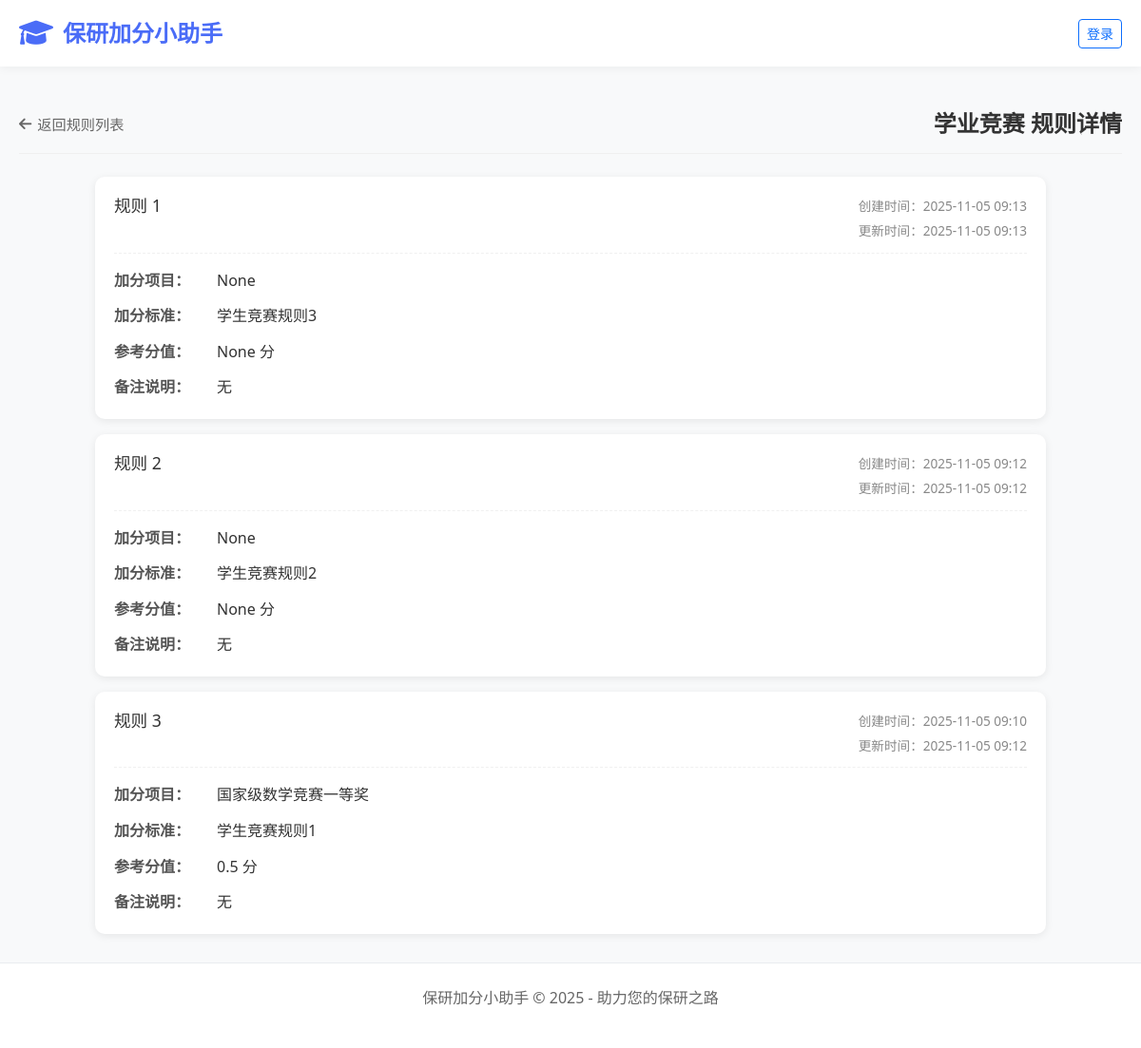
The page /student/rules/student-competition/ on the database as committed earlier.
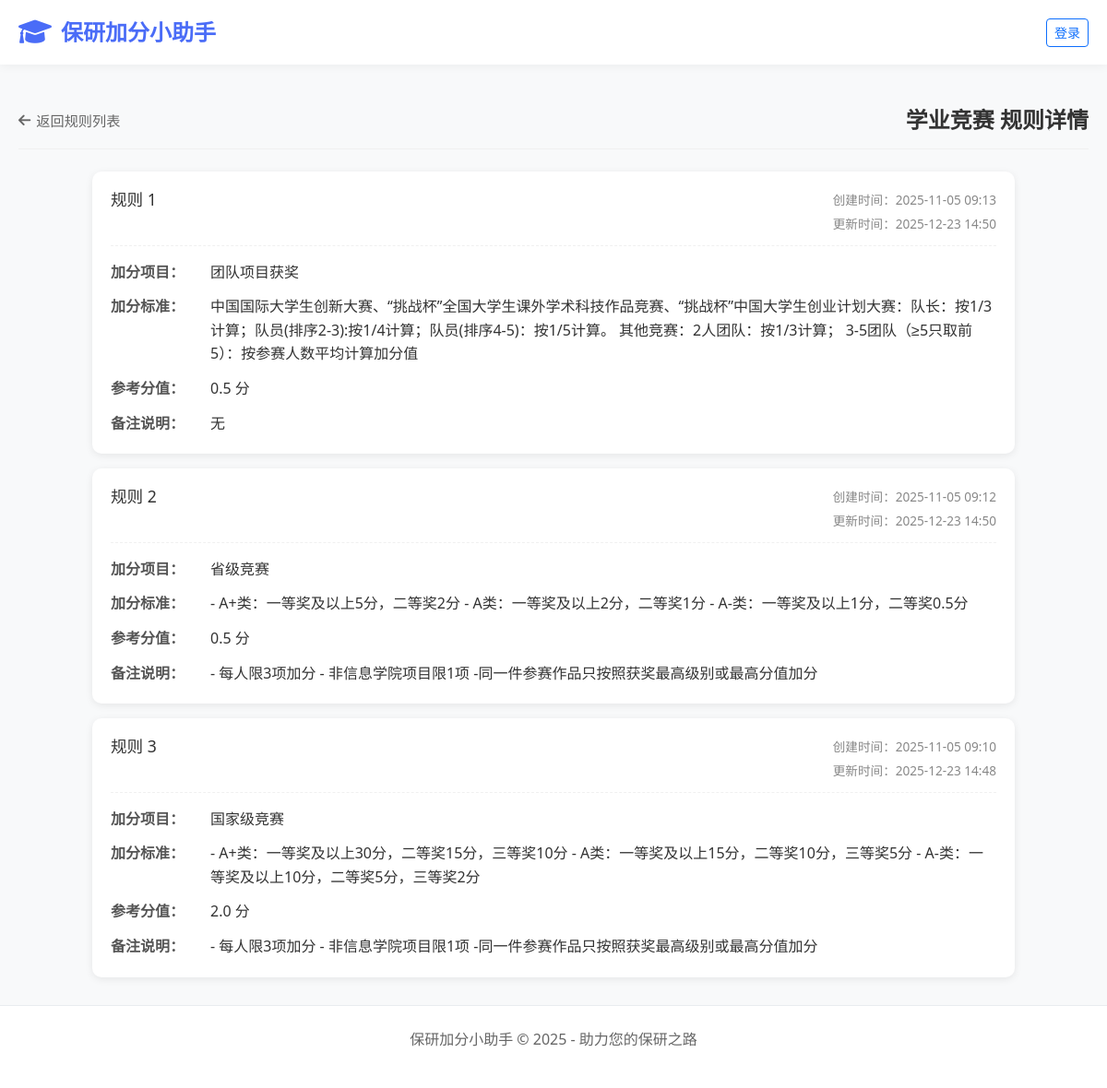
The same page on the database as committed later.
### apps/students/models.py (models this page shows, shortened)
class Rule(models.Model):
    RULE_TYPE_CHOICES = [
        ('student-competition', '学业竞赛'),
        ('research-achievement', '科研成果'),
        ('innovation-entrepreneurship', '创新创业训练'),
        ('comprehensive-performance', '综合表现加分'),
    ]
    item_name = models.CharField(max_length=200, verbose_name="加分项目名称", null=True, blank=True)
    description = models.TextField(verbose_name="加分标准说明")
    score = models.DecimalField(max_digits=5, decimal_places=1, verbose_name="加分分值", null=True, blank=True)
    remark = models.TextField(blank=True, null=True, verbose_name="备注信息")
    rule_type = models.CharField(max_length=50, choices=RULE_TYPE_CHOICES, verbose_name="规则分类")
    created_at = models.DateTimeField(auto_now_add=True, verbose_name="创建时间")
    updated_at = models.DateTimeField(auto_now=True, verbose_name="更新时间")
    class Meta:
        verbose_name = "加分规则"
        verbose_name_plural = "加分规则"

### apps/students/views.py (the view)
# urls.py: path('rules/<str:rule_type>/', views.rule_detail, name='rule_detail'),
def rule_detail(request, rule_type):
    type_mapping = {
        'student-competition': '学业竞赛',
        'research-achievement': '科研成果',
        'innovation-entrepreneurship': '创新创业训练',
        'comprehensive-performance': '综合表现加分'
    }
    rules = Rule.objects.filter(rule_type=rule_type).order_by('-created_at')
    return render(request, 'students/rule_detail.html', {
        'rules': rules,
        'category_name': type_mapping.get(rule_type, '加分规则'),
        'rule_type': rule_type
    })

### templates/students/rule_detail.html (shortened to what this page needs)
{% extends 'students/base.html' %}
{% load static %}
{% block extra_css %}
    <link href="{% static 'CSS/counselor/rule_detail.css' %}" rel="stylesheet">
{% endblock %}
{% block content %}
    <div class="page-header">
        <a href="{% url 'rules' %}" class="back-btn">
            <i class="fas fa-arrow-left"></i>
            <span>返回规则列表</span>
        </a>
        <h1 class="page-title">{{ category_name }} 规则详情</h1>
    </div>
    <div class="rules-container">
        {% if rules %}
            <div class="rules-list">
                {% for rule in rules %}
                    <div class="rule-item">
                        <div class="rule-content">
                            <div class="rule-header">
                                <h3 class="rule-title">规则 {{ forloop.counter }}</h3>
                                <div class="rule-meta">
                                    <span class="create-time">创建时间：{{ rule.created_at|date:"Y-m-d H:i" }}</span>
                                    {% if rule.updated_at != rule.created_at %}
                                        <span class="update-time">更新时间：{{ rule.updated_at|date:"Y-m-d H:i" }}</span>
                                    {% endif %}
                                </div>
                            </div>
                            <div class="rule-details">
                                <div class="detail-item">
                                    <span class="detail-label">加分项目：</span>
                                    <span class="detail-value">{{ rule.item_name }}</span>
                                </div>
                                <div class="detail-item">
                                    <span class="detail-label">加分标准：</span>
                                    <span class="detail-value">{{ rule.description }}</span>
                                </div>
                                <div class="detail-item">
                                    <span class="detail-label">参考分值：</span>
                                    <span class="detail-value">{{ rule.score }} 分</span>
                                </div>
                                <div class="detail-item">
                                    <span class="detail-label">备注说明：</span>
                                    <span class="detail-value">{{ rule.remark|default:"无" }}</span>
                                </div>
                            </div>
                        </div>
                    </div>
                {% endfor %}
            </div>
        {% endif %}
    </div>
{% endblock %}

Rows that differ between the two databases and show on the page:
changed Rule: updated_at "2025-11-05 09:13" → "2025-12-23 14:50"; item_name "None" → "团队项目获奖"; description "学生竞赛规则3" → "中国国际大学生创新大赛、“挑战杯”全国大学生课外学术科技作品竞赛、“挑战杯”中国大学生创业计划大赛：队长：按1/3计算；队员(排序2-3):按1/4计算；队员(排序4-5)：按1/5计算。 其他竞赛：2人团队：按1/3计算； 3-5团队（≥5只取前5）：按参赛人数平均计算加分值"; score "None" → "0.5"
changed Rule: updated_at "2025-11-05 09:12" → "2025-12-23 14:50"; item_name "None" → "省级竞赛"; description "学生竞赛规则2" → "- A+类：一等奖及以上5分，二等奖2分 - A类：一等奖及以上2分，二等奖1分 - A-类：一等奖及以上1分，二等奖0.5分"; score "None" → "0.5"; remark "无" → "- 每人限3项加分 - 非信息学院项目限1项 -同一件参赛作品只按照获奖最高级别或最高分值加分"
changed Rule: updated_at "2025-11-05 09:12" → "2025-12-23 14:48"; item_name "国家级数学竞赛一等奖" → "国家级竞赛"; description "学生竞赛规则1" → "- A+类：一等奖及以上30分，二等奖15分，三等奖10分 - A类：一等奖及以上15分，二等奖10分，三等奖5分 - A-类：一等奖及以上10分，二等奖5分，三等奖2分"; score "0.5" → "2.0"; remark "无" → "- 每人限3项加分 - 非信息学院项目限1项 -同一件参赛作品只按照获奖最高级别或最高分值加分"
